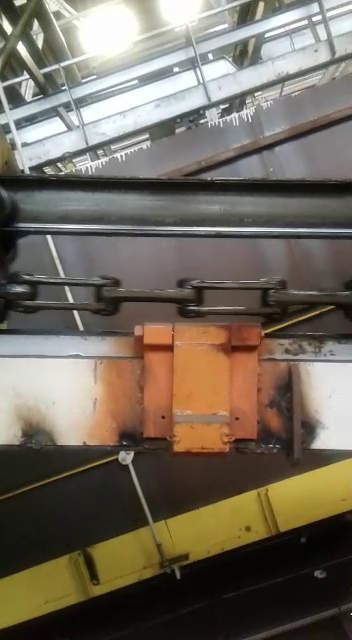
#> input picture frame 47 of img/trolley-1.mp4, 352 x 640 px, given in place of lenta.mp4, which was not available
$ python new_sample_gen.py
#> lines starting #> are read from the running program, lines starting #| are printed output that depends on the picture
#!/usr/bin/env python
import cv2
import time
import numpy as np

cap = cv2.VideoCapture('../../img/lenta.mp4')
i  = 0
while( cap.isOpened() ):
	ret, frame = cap.read()
#> frame is the input picture: shape (640, 352, 3); mean B, G, R 92.7, 106.4, 114.7
	window = cv2.cvtColor(frame, cv2.COLOR_BGR2GRAY)[0:300,200:340]
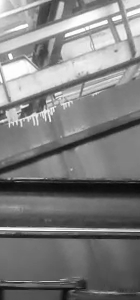
#> window: shape (300, 140); min 7, max 255, mean 126.6
	print(i)
	cv2.imwrite('../../img/dataset2/img' + str(i) + '.jpg' , window )
	i += 1

$ run again, starting later in the video
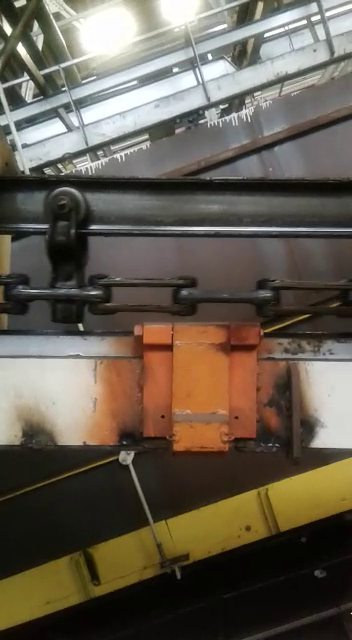
#> input picture frame 212 of img/trolley-1.mp4, 352 x 640 px, given in place of lenta.mp4, which was not available
#> frame is the input picture: shape (640, 352, 3); mean B, G, R 79.5, 92.8, 101.8
#> `window = cv2.cvtColor(frame, cv2.COLOR_BGR2GRAY)[0:300,200:340]`:
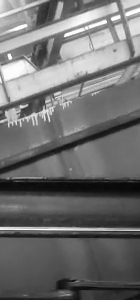
#> window: shape (300, 140); min 5, max 255, mean 111.4

$ run again, starting later in the video
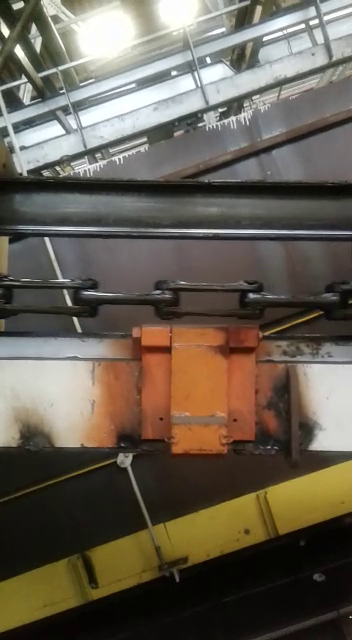
#> input picture frame 377 of img/trolley-1.mp4, 352 x 640 px, given in place of lenta.mp4, which was not available
#> frame is the input picture: shape (640, 352, 3); mean B, G, R 82.2, 95, 103.6
#> `window = cv2.cvtColor(frame, cv2.COLOR_BGR2GRAY)[0:300,200:340]`:
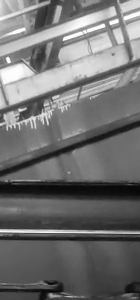
#> window: shape (300, 140); min 2, max 255, mean 112.3
